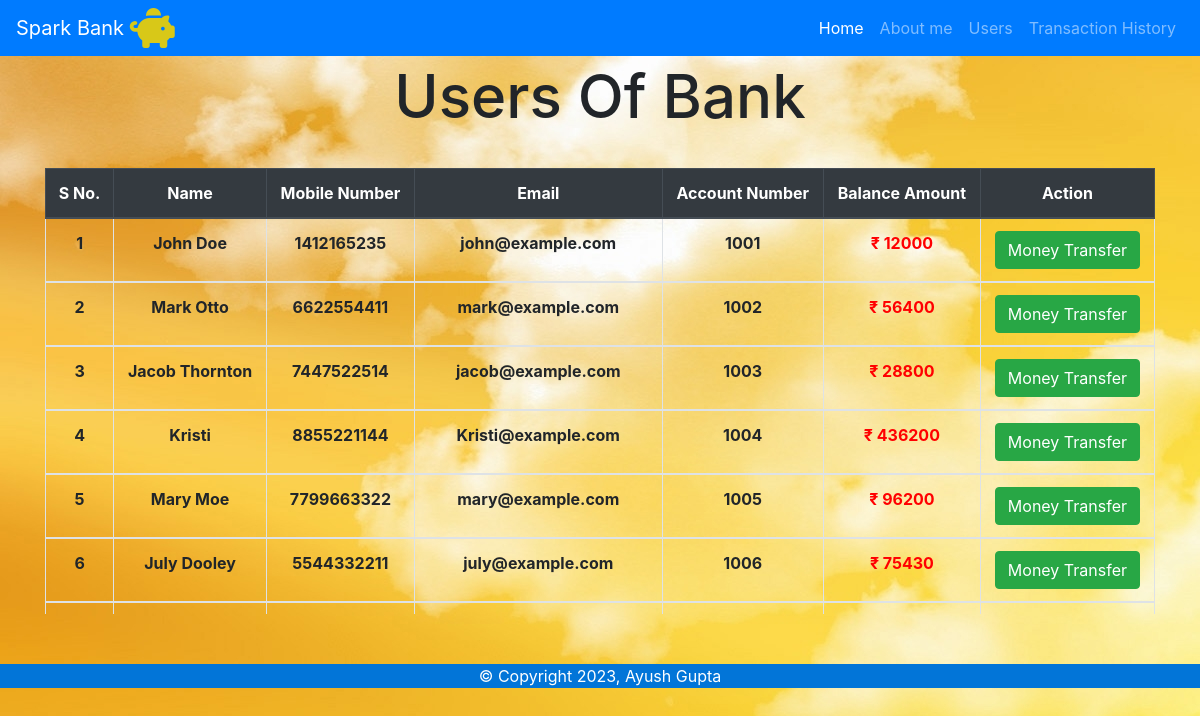
The page /users.php on the database its author committed.
### tables this page shows
CREATE TABLE `user` (
  `id` int(11) NOT NULL,
  `acno` bigint(20) NOT NULL,
  `name` varchar(50) NOT NULL,
  `mobile` bigint(20) NOT NULL,
  `email` varchar(50) NOT NULL,
  `balance` bigint(20) NOT NULL
);

### users.php (the view, shortened to what this page needs)
<?php
include "db_connection.php";
?>
<!DOCTYPE html>
<html>
<head>
	<link rel="stylesheet" type="text/css" href="Css/users.css">
</head>
<body style="background-image: url('image/background.jpg')">
		<?php include "navbar.php"; ?>
	<div>
		<h1 class="text-center mt-1" style="font-size:60px">Users Of Bank</h1>
		<div>
			<div class="container">
				<br>
				<div class="table-wrapper-scroll-y my-custom-scrollbar">
				<table class="table table-bordered table-striped mb-0 mt-1" style="text-align: center;">
					<thead style="position: sticky;top: 0" class="thead-dark">
						<tr>
							<th class="header">S No.</th>
							<th class="header">Name</th>
							<th class="header">Mobile Number</th>
							<th class="header">Email</th>
							<th class="header">Account Number</th>
							<th class="header">Balance Amount</th>
							<th class="header">Action</th>
						</tr>
						<?php
						$str="select * from user";
						$res2=mysqli_query($conn,$str);
							while ($rs=mysqli_fetch_array($res2)) {
								?>
						<tr>
							<td><?php echo $rs['id']; ?></td>
							<td><?php echo $rs['name']; ?></td>
							<td><?php echo $rs['mobile']; ?></td>
							<td><?php echo $rs['email']; ?></td>
							<td><?php echo $rs['acno']; ?></td>
							<td style="color:red">&#8377; <?php echo $rs['balance']; ?></td>
							<td><a href="moneytf.php?id=<?php echo $rs['id']?>"><button class="btn btn-success">Money Transfer</button></a></td>
						</tr>
						<?php
							}
						?>
					</thead>
				</table>
			</div>
			</div>
		<footer>
			<center>
				<div class="foot">
				&#169; Copyright 2023, Ayush Gupta
				</div>
			</center>
	</footer>
</body>
</html>

### navbar.php (shortened to what this page needs)
<!DOCTYPE html>
<html>
<head>
	  <link rel="stylesheet" href="https://cdn.jsdelivr.net/npm/bootstrap@4.6.2/dist/css/bootstrap.min.css">
	  <link rel="stylesheet" type="text/css" href="https://cdnjs.cloudflare.com/ajax/libs/font-awesome/6.4.2/css/all.min.css">
</head>
<body>
	<nav class="navbar navbar-expand-lg navbar-dark bg-primary">
	  <a class="navbar-brand" href="index.php">Spark Bank <i class="fa-sharp fa-solid fa-piggy-bank fa-beat fa-2xl" style="color: #d8c818;"></i></a>
	  <div class="collapse navbar-collapse" id="navbarNav">
	    <ul class="navbar-nav ml-auto">
	      <li class="nav-item active">
	        <a class="nav-link" href="index.php">Home <span class="sr-only">(current)</span></a>
	      </li>
	      <li class="nav-item">
	        <a class="nav-link" href="about.php">About me</a>
	      </li>
	      <li class="nav-item">
	        <a class="nav-link" href="users.php">Users</a>
	      </li>
	      <li class="nav-item">
	        <a class="nav-link " href="history.php">Transaction History</a>
	      </li>
	    </ul>
	  </div>
	</nav>
</body>
</html>

### Css/users.css (style rules this page uses)
.foot { background-color: #0275d8; color: white; margin-top: 50px; }
.header { position:sticky; top: 0 ; }
.my-custom-scrollbar { position: relative; height: 450px; overflow: auto; }
.table-wrapper-scroll-y { display: block; }
td { font-weight: bold; }

### rows shown on the page
user: id "1", name "John Doe", mobile "1412165235", email "john@example.com", acno "1001", balance "12000"
user: id "2", name "Mark Otto", mobile "6622554411", email "mark@example.com", acno "1002", balance "56400"
user: id "3", name "Jacob Thornton", mobile "7447522514", email "jacob@example.com", acno "1003", balance "28800"
user: id "4", name "Kristi", mobile "8855221144", email "Kristi@example.com", acno "1004", balance "436200"
user: id "5", name "Mary Moe", mobile "7799663322", email "mary@example.com", acno "1005", balance "96200"
user: id "6", name "July Dooley", mobile "5544332211", email "july@example.com", acno "1006", balance "75430"
